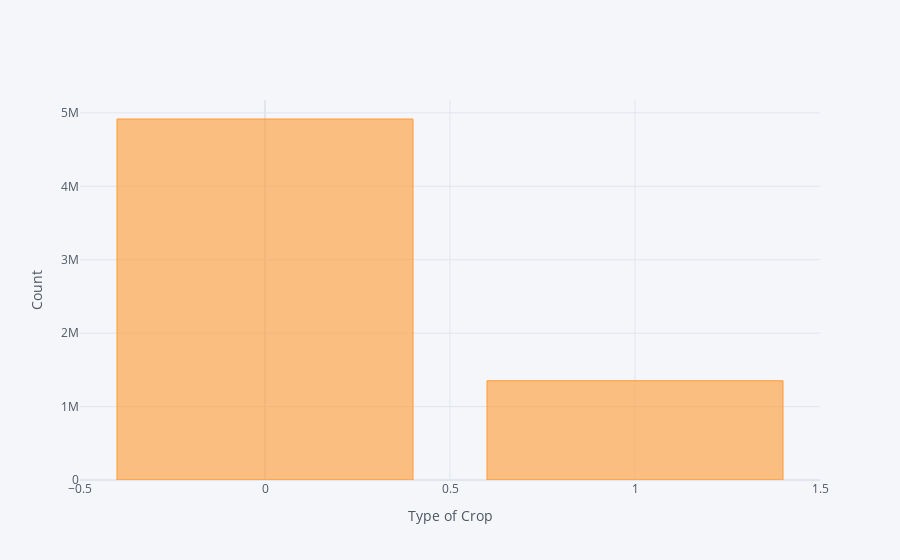

The notebook cell this image was saved under:
### Code cell
train_d.groupby('Crop_Type')['Estimated_Insects_Count'].sum().iplot(kind='bar',xTitle='Type of Crop',yTitle='Count')

### Figure 1 — Plotly figure (JSON) as saved in the notebook; plotly's stock layout.template omitted (floating-point values rounded to 4 significant figures)
{"data": [{"marker": {"color": "rgba(255, 153, 51, 0.6)", "line": {"color": "rgba(255, 153, 51, 1.0)", "width": 1}}, "name": "Estimated_Insects_Count", "orientation": "v", "text": "", "type": "bar", "x": [0, 1], "y": [4916808, 1351631]}], "layout": {"legend": {"bgcolor": "#F5F6F9", "font": {"color": "#4D5663"}}, "paper_bgcolor": "#F5F6F9", "plot_bgcolor": "#F5F6F9", "title": {"font": {"color": "#4D5663"}}, "xaxis": {"gridcolor": "#E1E5ED", "showgrid": true, "tickfont": {"color": "#4D5663"}, "title": {"font": {"color": "#4D5663"}, "text": "Type of Crop"}, "zerolinecolor": "#E1E5ED"}, "yaxis": {"gridcolor": "#E1E5ED", "showgrid": true, "tickfont": {"color": "#4D5663"}, "title": {"font": {"color": "#4D5663"}, "text": "Count"}, "zerolinecolor": "#E1E5ED"}}}
